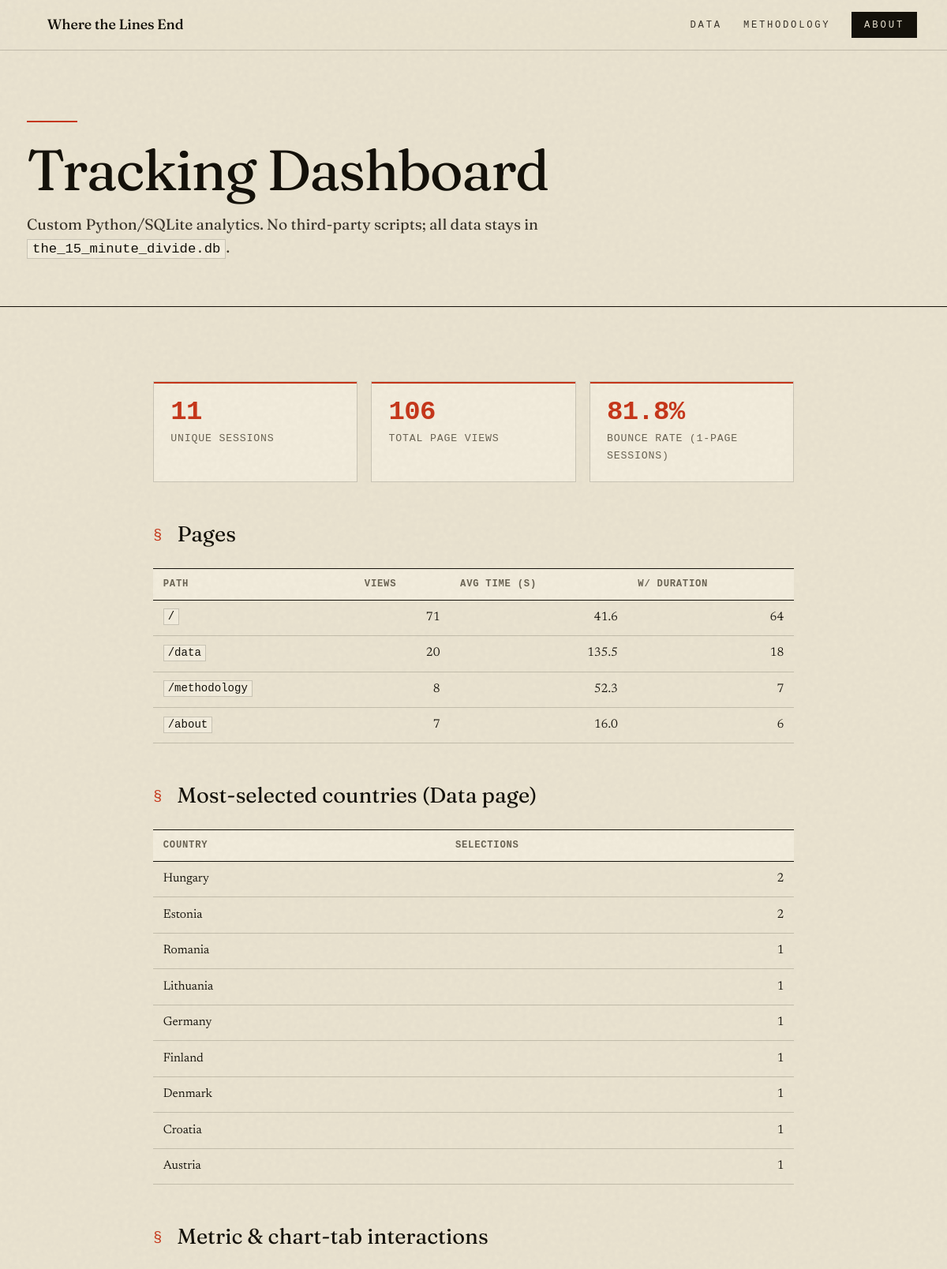
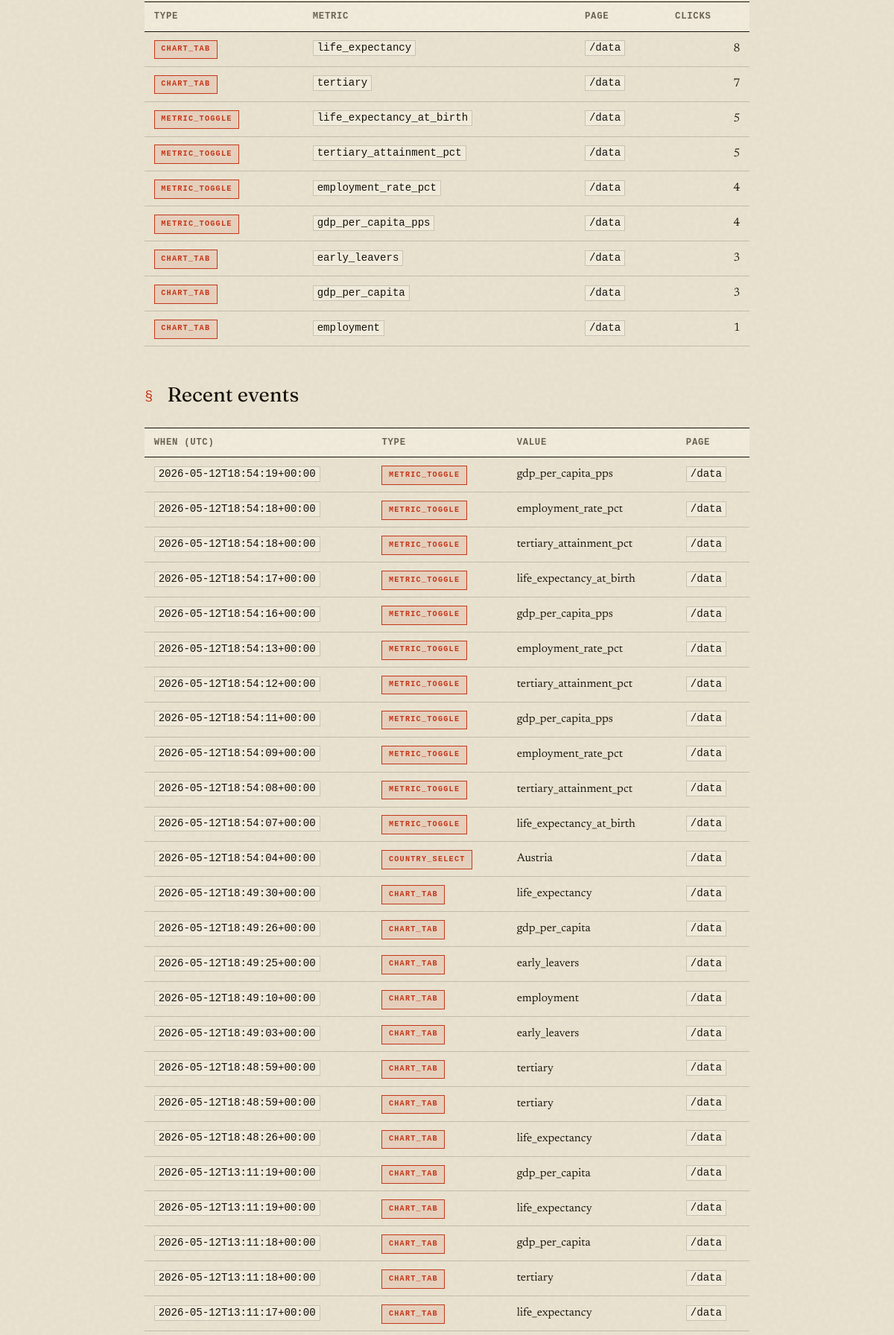
Page /tracker (upper part) on the committed database (2 pictures, top to bottom).
### tables this page shows
CREATE TABLE tracking_events (
            id          INTEGER PRIMARY KEY AUTOINCREMENT,
            session_id  TEXT    NOT NULL,
            event_type  TEXT    NOT NULL,
            event_value TEXT,
            path        TEXT,
            occurred_at TEXT    NOT NULL,
            FOREIGN KEY (session_id) REFERENCES tracking_sessions(session_id)
        );

### tracking.py (the view)
@bp.get("/tracker")
def dashboard():
    conn = _db()
    conn.row_factory = sqlite3.Row
    cur = conn.cursor()
    cur.execute("SELECT COUNT(*) AS n FROM tracking_sessions")
    n_sessions = cur.fetchone()["n"]
    cur.execute("SELECT COUNT(*) AS n FROM tracking_pageviews")
    n_pageviews = cur.fetchone()["n"]
    cur.execute("""
        SELECT path,
               COUNT(*)                              AS views,
               ROUND(AVG(duration_ms) / 1000.0, 1)   AS avg_seconds,
               COUNT(duration_ms)                    AS n_with_duration
        FROM tracking_pageviews
        GROUP BY path
        ORDER BY views DESC
    """)
    by_page = [dict(r) for r in cur.fetchall()]
    cur.execute("""
        SELECT event_value AS country, COUNT(*) AS n
        FROM tracking_events
        WHERE event_type = 'country_select' AND event_value <> ''
        GROUP BY event_value
        ORDER BY n DESC
        LIMIT 15
    """)
    countries = [dict(r) for r in cur.fetchall()]
    cur.execute("""
        SELECT event_type, event_value AS metric, path, COUNT(*) AS n
        FROM tracking_events
        WHERE event_type IN ('chart_tab', 'metric_toggle')
        GROUP BY event_type, event_value, path
        ORDER BY n DESC
        LIMIT 20
    """)
    metric_use = [dict(r) for r in cur.fetchall()]
    cur.execute("""
        SELECT event_type, event_value, path, occurred_at
        FROM tracking_events
        ORDER BY id DESC
        LIMIT 30
    """)
    recent_events = [dict(r) for r in cur.fetchall()]
    cur.execute("""
        SELECT
            SUM(CASE WHEN n = 1 THEN 1 ELSE 0 END) AS bounced,
            COUNT(*)                                AS total
        FROM (
            SELECT session_id, COUNT(*) AS n
            FROM tracking_pageviews
            GROUP BY session_id
        )
    """)
    b = dict(cur.fetchone())
    bounce_pct = (
        round(100 * (b["bounced"] or 0) / b["total"], 1)
        if b["total"] else 0.0
    )
    conn.close()
    return render_template(
        "tracker.html",
        n_sessions=n_sessions,
        n_pageviews=n_pageviews,
        bounce_pct=bounce_pct,
        by_page=by_page,
        countries=countries,
        metric_use=metric_use,
        recent_events=recent_events,
    )

### tracking.py (called while the page is built, shortened)
def _db():
    return sqlite3.connect(current_app.config["DB_PATH"])

def before_request_hook():
    if request.method != "GET":
        return
    path = request.path
    if path in EXCLUDE_PATHS:
        return

def context_processor():
    return {"tracking_pageview_id": getattr(g, "tracking_pageview_id", None)}

### templates/tracker.html (shortened to what this page needs)
{% extends "base.html" %}
{% block content %}
<div class="page-header">
    <div class="page-header__inner">
        <h1 class="page-header__title">Tracking Dashboard</h1>
        <p class="page-header__sub">
            Custom Python/SQLite analytics. No third-party scripts; all data
            stays in <code>the_15_minute_divide.db</code>.
        </p>
    </div>
</div>
<div class="prose-layout">
    <div class="tracker-grid">
        <div class="tracker-stat">
            <span class="tracker-stat__num">{{ n_sessions }}</span>
            <span class="tracker-stat__label">Unique sessions</span>
        </div>
        <div class="tracker-stat">
            <span class="tracker-stat__num">{{ n_pageviews }}</span>
            <span class="tracker-stat__label">Total page views</span>
        </div>
        <div class="tracker-stat">
            <span class="tracker-stat__num">{{ bounce_pct }}%</span>
            <span class="tracker-stat__label">Bounce rate (1-page sessions)</span>
        </div>
    </div>
    <h2 class="tracker-section-title">Pages</h2>
    {% if by_page %}
    <table class="tracker-table">
        <thead>
            <tr>
                <th>Path</th>
                <th class="num">Views</th>
                <th class="num">Avg time (s)</th>
                <th class="num">w/ duration</th>
            </tr>
        </thead>
        <tbody>
        {% for row in by_page %}
            <tr>
                <td><code>{{ row.path }}</code></td>
                <td class="num">{{ row.views }}</td>
                <td class="num">{{ row.avg_seconds if row.avg_seconds is not none else '—' }}</td>
                <td class="num">{{ row.n_with_duration }}</td>
            </tr>
        {% endfor %}
        </tbody>
    </table>
    {% else %}
    <div class="tracker-empty">No page views logged yet.</div>
    {% endif %}
    <h2 class="tracker-section-title">Most-selected countries (Data page)</h2>
    {% if countries %}
    <table class="tracker-table">
        <thead>
            <tr>
                <th>Country</th>
                <th class="num">Selections</th>
            </tr>
        </thead>
        <tbody>
        {% for row in countries %}
            <tr>
                <td>{{ row.country }}</td>
                <td class="num">{{ row.n }}</td>
            </tr>
        {% endfor %}
        </tbody>
    </table>
    {% else %}
    <div class="tracker-empty">
        No country selections yet — open the
        <a href="{{ url_for('data') }}">Data Explorer</a> and pick one.
    </div>
    {% endif %}
    <h2 class="tracker-section-title">Metric &amp; chart-tab interactions</h2>
    {% if metric_use %}
    <table class="tracker-table">
        <thead>
            <tr>
                <th>Type</th>
                <th>Metric</th>
                <th>Page</th>
                <th class="num">Clicks</th>
            </tr>
        </thead>
        <tbody>
        {% for row in metric_use %}
            <tr>
                <td><span class="tracker-pill">{{ row.event_type }}</span></td>
                <td><code>{{ row.metric }}</code></td>
                <td><code>{{ row.path }}</code></td>
                <td class="num">{{ row.n }}</td>
            </tr>
        {% endfor %}
        </tbody>
    </table>
    {% else %}
    <div class="tracker-empty">No metric or chart-tab clicks yet.</div>
    {% endif %}
    <h2 class="tracker-section-title">Recent events</h2>
    {% if recent_events %}
    <table class="tracker-table">
        <thead>
            <tr>
                <th>When (UTC)</th>
                <th>Type</th>
                <th>Value</th>
                <th>Page</th>
            </tr>
        </thead>
        <tbody>
        {% for row in recent_events %}
            <tr>
                <td><code>{{ row.occurred_at }}</code></td>
                <td><span class="tracker-pill">{{ row.event_type }}</span></td>
                <td>{{ row.event_value }}</td>
                <td><code>{{ row.path }}</code></td>
            </tr>
        {% endfor %}
        </tbody>
    </table>
    {% else %}
    <div class="tracker-empty">No events logged yet.</div>
    {% endif %}
</div>
{% endblock %}

### templates/base.html (shortened to what this page needs)
<!doctype html>
<html lang="en">
<head>
    <link rel="stylesheet" href="{{ url_for('static', filename='css/style.css') }}" />
</head>
<body>
    <nav class="nav">
        <a href="{{ url_for('index') }}" class="nav__brand">
            Where the Lines End
        </a>
        <ul class="nav__links">
            <li>
                <a href="{{ url_for('data') }}" class="nav__link">Data</a>
            </li>
            <li>
                <a href="{{ url_for('methodology') }}" class="nav__link">Methodology</a>
            </li>
            <li>
                <a href="{{ url_for('about') }}" class="nav__link nav__link--cta">About</a>
            </li>
        </ul>
    </nav>
    <main>{% block content %}{% endblock %}</main>
</body>
</html>

### templates/tracker.html (style rules this page uses)
.tracker-grid { display: grid; grid-template-columns: repeat(auto-fit, minmax(180px, 1fr)); gap: 1rem; margin-bottom: 2.5rem; }
.tracker-stat { background: var(--clr-bg-soft); border: 1px solid var(--clr-border); border-radius: var(--radius); padding: 1.25rem; }
.tracker-stat__num { display: block; font-size: 2rem; font-weight: 800; color: var(--clr-text); line-height: 1; letter-spacing: -.02em; }
.tracker-stat__label { display: block; margin-top: .35rem; font-size: .78rem; color: var(--clr-muted); text-transform: uppercase; letter-spacing: .06em; }
.tracker-table { width: 100%; border-collapse: collapse; margin-bottom: 2.5rem; font-size: .92rem; }
.tracker-table th, .tracker-table td { text-align: left; padding: .55rem .75rem; border-bottom: 1px solid var(--clr-border); }
.tracker-table th { font-size: .72rem; text-transform: uppercase; letter-spacing: .06em; color: var(--clr-muted); background: var(--clr-bg-soft); }
.tracker-table td.num { text-align: right; font-variant-numeric: tabular-nums; }
.tracker-section-title { font-size: 1.15rem; font-weight: 700; margin-bottom: .75rem; color: var(--clr-text); }
.tracker-pill { display: inline-block; padding: .15rem .55rem; border-radius: 999px; font-size: .72rem; font-weight: 600; background: #eef5ff; color: var(--clr-blue); }

### rows in the picture
tracking_events: country "Romania", n "1"
tracking_events: country "Germany", n "1"
tracking_events: country "Denmark", n "1"
tracking_events: country "Croatia", n "1"
tracking_events: event_type "CHART_TAB", metric "tertiary", path "/data", n "7"
tracking_events: event_type "CHART_TAB", metric "employment", path "/data", n "1", occurred_at "2026-05-12T18:49:10+00:00", event_value "employment"
tracking_events: occurred_at "2026-05-12T18:54:19+00:00", event_type "METRIC_TOGGLE", event_value "gdp_per_capita_pps", path "/data"
tracking_events: occurred_at "2026-05-12T18:54:18+00:00", event_type "METRIC_TOGGLE", event_value "employment_rate_pct", path "/data"
tracking_events: occurred_at "2026-05-12T18:54:18+00:00", event_type "METRIC_TOGGLE", event_value "tertiary_attainment_pct", path "/data"
tracking_events: occurred_at "2026-05-12T18:54:17+00:00", event_type "METRIC_TOGGLE", event_value "life_expectancy_at_birth", path "/data"
tracking_events: occurred_at "2026-05-12T18:54:16+00:00", event_type "METRIC_TOGGLE", event_value "gdp_per_capita_pps", path "/data"
tracking_events: occurred_at "2026-05-12T18:54:13+00:00", event_type "METRIC_TOGGLE", event_value "employment_rate_pct", path "/data"
tracking_events: occurred_at "2026-05-12T18:54:12+00:00", event_type "METRIC_TOGGLE", event_value "tertiary_attainment_pct", path "/data"
tracking_events: occurred_at "2026-05-12T18:54:11+00:00", event_type "METRIC_TOGGLE", event_value "gdp_per_capita_pps", path "/data"
tracking_events: occurred_at "2026-05-12T18:54:09+00:00", event_type "METRIC_TOGGLE", event_value "employment_rate_pct", path "/data"
tracking_events: occurred_at "2026-05-12T18:54:08+00:00", event_type "METRIC_TOGGLE", event_value "tertiary_attainment_pct", path "/data"
tracking_events: occurred_at "2026-05-12T18:54:07+00:00", event_type "METRIC_TOGGLE", event_value "life_expectancy_at_birth", path "/data"
tracking_events: occurred_at "2026-05-12T18:54:04+00:00", event_type "COUNTRY_SELECT", event_value "Austria", path "/data"
tracking_events: occurred_at "2026-05-12T18:49:30+00:00", event_type "CHART_TAB", event_value "life_expectancy", path "/data"
tracking_events: occurred_at "2026-05-12T18:49:26+00:00", event_type "CHART_TAB", event_value "gdp_per_capita", path "/data"
tracking_events: occurred_at "2026-05-12T18:49:25+00:00", event_type "CHART_TAB", event_value "early_leavers", path "/data"
tracking_events: occurred_at "2026-05-12T18:49:03+00:00", event_type "CHART_TAB", event_value "early_leavers", path "/data"
tracking_events: occurred_at "2026-05-12T18:48:59+00:00", event_type "CHART_TAB", event_value "tertiary", path "/data"
tracking_events: occurred_at "2026-05-12T18:48:59+00:00", event_type "CHART_TAB", event_value "tertiary", path "/data"
tracking_events: occurred_at "2026-05-12T18:48:26+00:00", event_type "CHART_TAB", event_value "life_expectancy", path "/data"
tracking_events: occurred_at "2026-05-12T13:11:19+00:00", event_type "CHART_TAB", event_value "gdp_per_capita", path "/data"
tracking_events: occurred_at "2026-05-12T13:11:19+00:00", event_type "CHART_TAB", event_value "life_expectancy", path "/data"
tracking_events: occurred_at "2026-05-12T13:11:18+00:00", event_type "CHART_TAB", event_value "gdp_per_capita", path "/data"
tracking_events: occurred_at "2026-05-12T13:11:18+00:00", event_type "CHART_TAB", event_value "tertiary", path "/data"
tracking_events: occurred_at "2026-05-12T13:11:17+00:00", event_type "CHART_TAB", event_value "life_expectancy", path "/data"

### other values in the picture
{{ n_sessions }} "11"
{{ n_pageviews }} "106"
{{ bounce_pct }} "81.8"
{{ row.path }} "/" "/data" "/methodology" "/about"
{{ row.views }} "71" "20" "8" "7"
{{ row.avg_seconds if row.avg_seconds is not none else '—' }} "41.6" "135.5" "52.3" "16.0"
{{ row.n_with_duration }} "64" "18" "7" "6"
{{ row.country }} "Hungary" "Estonia" "Lithuania" "Finland" "Austria"
{{ row.n }} "2" "2" "1" "1" "1"
{{ row.event_type }} "CHART_TAB" "METRIC_TOGGLE" "METRIC_TOGGLE" "METRIC_TOGGLE" "METRIC_TOGGLE" "CHART_TAB" "CHART_TAB"
{{ row.metric }} "life_expectancy" "life_expectancy_at_birth" "tertiary_attainment_pct" "employment_rate_pct" "gdp_per_capita_pps" "early_leavers" "gdp_per_capita"
{{ row.path }} "/data" "/data" "/data" "/data" "/data" "/data" "/data"
{{ row.n }} "8" "5" "5" "4" "4" "3" "3"
